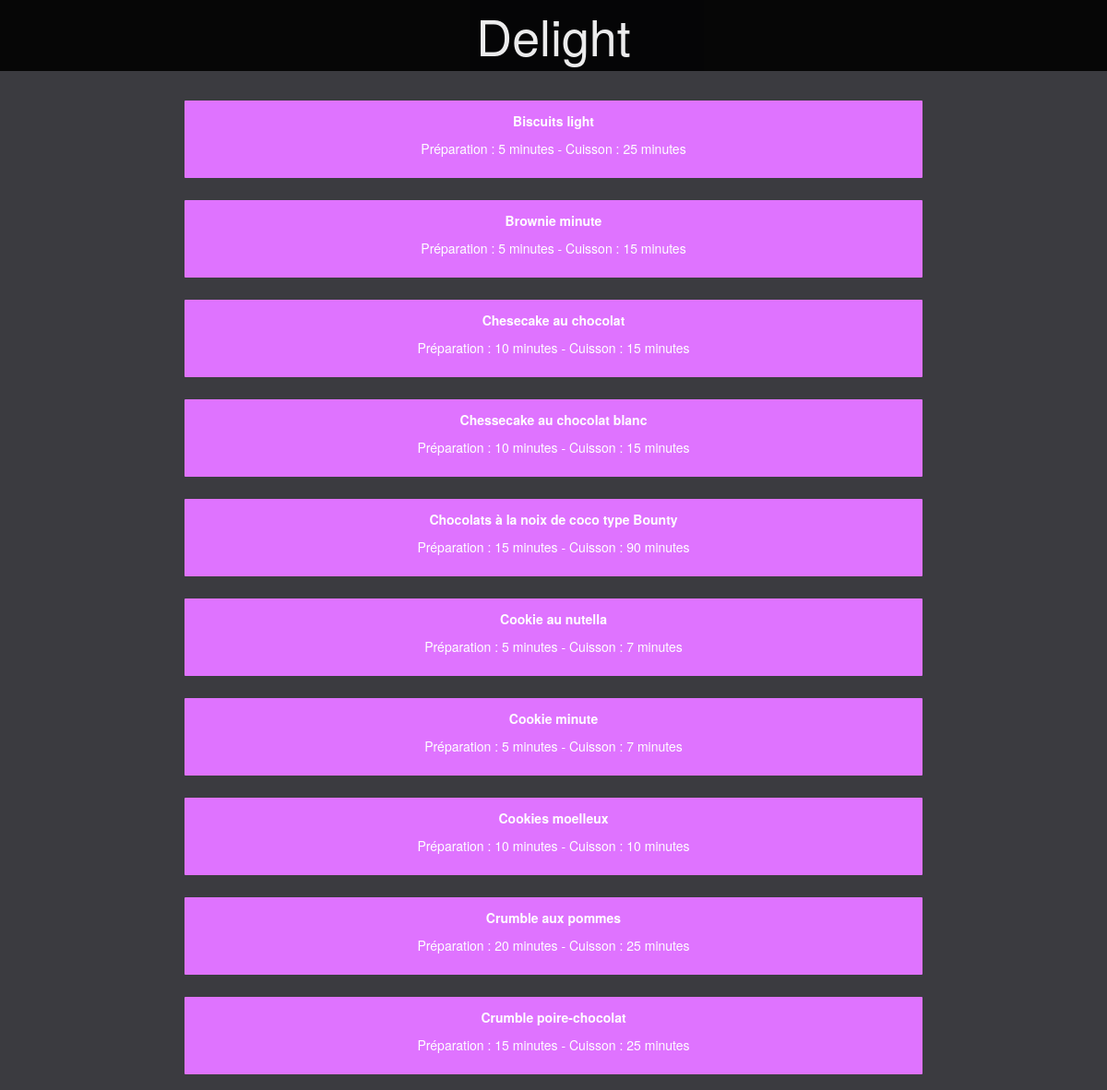
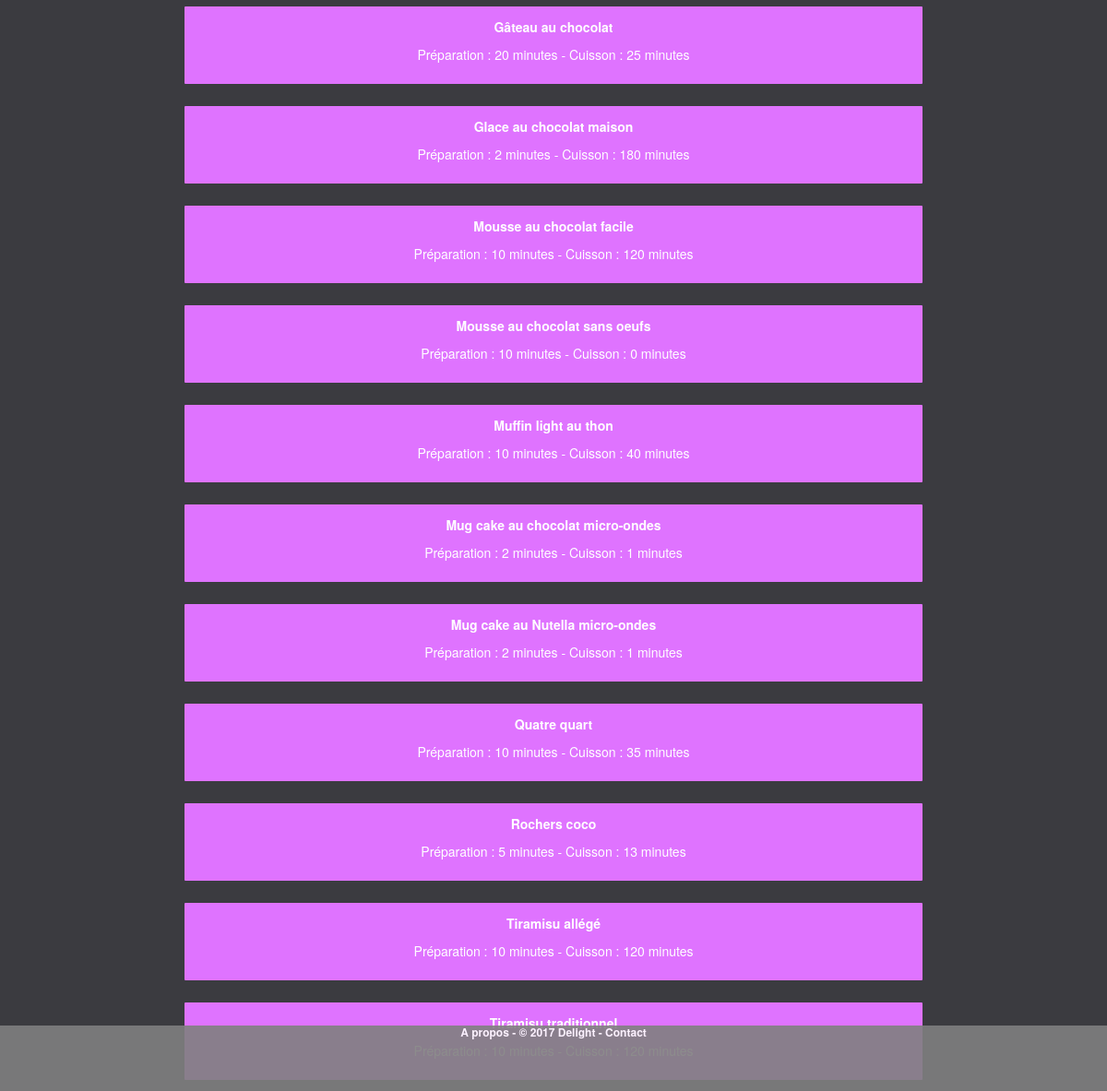
Screenshot of /pageDessert.php with the database file from the repository (2 pictures, top to bottom).
### tables this page shows
create table recette (
    id int auto_increment, 
    nomrecette varchar(100) not null,
    nbPersonnes INT not NULL,
    description TEXT,
    preparation INT not null, 
    cuisson INT not null, 
    temperature VARCHAR(100) not null, 
    PRIMARY KEY(id)
);

### pageDessert.php (the view, shortened to what this page needs)
    <?php include("entete.php"); ?>
<?php
$reponse = $db->query('SELECT	  nomrecette
			            		, nomcategorie
			            		, recette.id AS recipeid
			            		, categorie.id
                                , description
                                , preparation
                                , cuisson
                                , temperature
			                FROM recette
			            	JOIN selection
			            			ON recette.id = id_recette
			            	JOIN categorie
			            			ON categorie.id = id_categorie
                            WHERE categorie.id = 3
                            ORDER BY nomrecette');
while ($donnees = $reponse->fetch())
{
?>
<div class="div-couleur3 col-md-offset-2 col-md-8 col-xs-offset-1 col-xs-10" >  <a href="pageRecette.php?id_recette=<?php echo $donnees['recipeid']?> ">
   <p class="titrerecette">
     <strong>
    <?php  echo $donnees['nomrecette']; ?> </strong>
   </p>
   <p class="titrerecette">
    Préparation : <?php echo $donnees['preparation']; ?> minutes   -
    Cuisson : <?php echo $donnees['cuisson']; ?> minutes  <br>
 </p>    <a/>
    </div>
<?php
}
?>
<?php include("pieddepage.php"); ?>

### assets/css/style.css (style rules this page uses)
body { background: #3B3B40; color: #fff; }
a { text-decoration: none; color: #fff; }
.titrerecette { color: #fff; text-align: center; text-decoration: none; }
.div-couleur3 { background: #df73ff; border-radius: 1px; transition: all 0.2s; text-align: center; color: #fff; padding: 1% 1% 1% 1%; margin-top: 1%; margin-bottom: 1%; font-size: 1em; text-decoration: none; }
*,:after,:before { box-sizing:border-box }

### rows the page displays
recette: nomrecette "Biscuits light", preparation "5", cuisson "25"
recette: nomrecette "Brownie minute", preparation "5", cuisson "15"
recette: nomrecette "Chesecake au chocolat", preparation "10", cuisson "15"
recette: nomrecette "Chessecake au chocolat blanc", preparation "10", cuisson "15"
recette: nomrecette "Chocolats à la noix de coco type Bounty", preparation "15", cuisson "90"
recette: nomrecette "Cookie au nutella", preparation "5", cuisson "7"
recette: nomrecette "Cookie minute", preparation "5", cuisson "7"
recette: nomrecette "Cookies moelleux", preparation "10", cuisson "10"
recette: nomrecette "Crumble aux pommes", preparation "20", cuisson "25"
recette: nomrecette "Crumble poire-chocolat", preparation "15", cuisson "25"
recette: nomrecette "Gâteau au chocolat", preparation "20", cuisson "25"
recette: nomrecette "Glace au chocolat maison", preparation "2", cuisson "180"
recette: nomrecette "Mousse au chocolat facile", preparation "10", cuisson "120"
recette: nomrecette "Mousse au chocolat sans oeufs", preparation "10", cuisson "0"
recette: nomrecette "Muffin light au thon", preparation "10", cuisson "40"
recette: nomrecette "Mug cake au chocolat micro-ondes", preparation "2", cuisson "1"
recette: nomrecette "Mug cake au Nutella micro-ondes", preparation "2", cuisson "1"
recette: nomrecette "Quatre quart", preparation "10", cuisson "35"
recette: nomrecette "Rochers coco", preparation "5", cuisson "13"
recette: nomrecette "Tiramisu allégé", preparation "10", cuisson "120"
recette: nomrecette "Tiramisu traditionnel"
